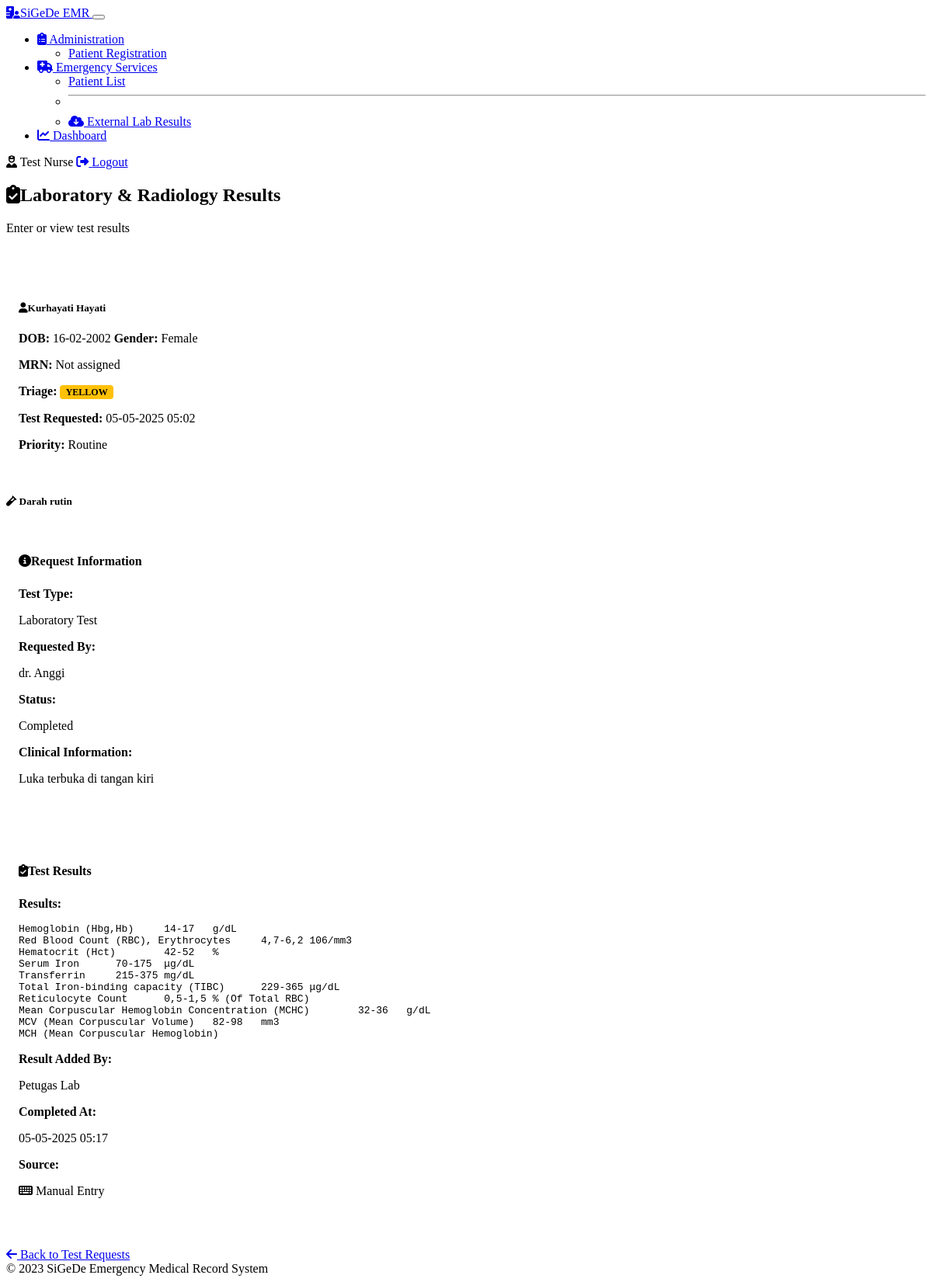
Screenshot of /emergency/lab-results/1 (signed in) with the database file from the repository.
### models.py (models this page shows, shortened)
class User(UserMixin, db.Model):
    id = db.Column(db.Integer, primary_key=True)
    username = db.Column(db.String(64), unique=True, nullable=False)
    email = db.Column(db.String(120), unique=True, nullable=False)
    password_hash = db.Column(db.String(256), nullable=False)
    full_name = db.Column(db.String(100), nullable=False)
    role = db.Column(db.String(20), default='nurse')
    created_at = db.Column(db.DateTime, default=datetime.utcnow)

class Patient(db.Model):
    id = db.Column(db.Integer, primary_key=True)
    medical_record_number = db.Column(db.String(20), unique=True, nullable=True)
    first_name = db.Column(db.String(50), nullable=False)
    last_name = db.Column(db.String(50), nullable=False)
    date_of_birth = db.Column(db.Date, nullable=False)
    gender = db.Column(db.String(10), nullable=False)
    address = db.Column(db.String(200), nullable=True)
    phone_number = db.Column(db.String(20), nullable=True)
    arrival_mode = db.Column(db.String(20), nullable=False)  # 'ambulance' or 'walk-in'
    referral_source = db.Column(db.String(100), nullable=True)  # For ambulance arrivals
    insurance_type = db.Column(db.String(50), nullable=True)
    insurance_number = db.Column(db.String(50), nullable=True)
    emergency_contact_name = db.Column(db.String(100), nullable=True)
    emergency_contact_phone = db.Column(db.String(20), nullable=True)
    created_at = db.Column(db.DateTime, default=datetime.utcnow)
    triage = db.relationship('Triage', backref='patient', uselist=False)
    nurse_assessments = db.relationship('NurseAssessment', backref='patient')
    doctor_examinations = db.relationship('DoctorExamination', backref='patient')
    lab_requests = db.relationship('LabRequest', backref='patient')
    prescriptions = db.relationship('Prescription', backref='patient')
    disposition = db.relationship('Disposition', backref='patient', uselist=False)

class Triage(db.Model):
    id = db.Column(db.Integer, primary_key=True)
    patient_id = db.Column(db.Integer, db.ForeignKey('patient.id'), nullable=False)
    category = db.Column(db.String(10), nullable=False)  # 'red', 'yellow', 'green', 'black'
    reason = db.Column(db.String(200), nullable=False)
    vital_signs = db.Column(db.JSON, nullable=True)
    triaged_by = db.Column(db.Integer, db.ForeignKey('user.id'), nullable=False)
    triaged_at = db.Column(db.DateTime, default=datetime.utcnow)
    nurse = db.relationship('User', backref='triages')

class LabRequest(db.Model):
    id = db.Column(db.Integer, primary_key=True)
    patient_id = db.Column(db.Integer, db.ForeignKey('patient.id'), nullable=False)
    test_type = db.Column(db.String(50), nullable=False)  # 'laboratory' or 'radiology'
    test_name = db.Column(db.String(100), nullable=False)
    priority = db.Column(db.String(20), nullable=False, default='routine')  # 'stat', 'urgent', 'routine'
    clinical_info = db.Column(db.Text, nullable=True)
    requested_by = db.Column(db.String(100), nullable=False)
    requested_at = db.Column(db.DateTime, default=datetime.utcnow)
    is_completed = db.Column(db.Boolean, default=False)
    result = db.Column(db.Text, nullable=True)
    result_added_by = db.Column(db.String(100), nullable=True)
    completed_at = db.Column(db.DateTime, nullable=True)
    external_system_id = db.Column(db.String(100), nullable=True)
    is_auto_imported = db.Column(db.Boolean, default=False)

### routes/emergency.py (the view, shortened to what this page needs)
@emergency_bp.route('/lab-results/<int:request_id>', methods=['GET', 'POST'])
@login_required
def lab_results(request_id):
    lab_request = LabRequest.query.get_or_404(request_id)
    patient = Patient.query.get_or_404(lab_request.patient_id)
    return render_template('emergency/lab_results.html', lab_request=lab_request, patient=patient)

### app.py (called while the page is built)
@login_manager.user_loader
def load_user(user_id):
    from models import User
    return User.query.get(int(user_id))

### templates/emergency/lab_results.html (shortened to what this page needs)
{% extends "base.html" %}
{% block content %}
<div class="row">
    <div class="col-12">
        <div class="medical-header">
            <h2><i class="fas fa-clipboard-check me-2"></i>Laboratory & Radiology Results</h2>
            <p class="text-muted">Enter or view test results</p>
        </div>
        <div class="patient-info-box mb-4">
            <div class="row">
                <div class="col-md-6">
                    <h5><i class="fas fa-user me-2"></i>{{ patient.first_name }} {{ patient.last_name }}</h5>
                    <p class="mb-1">
                        <strong>DOB:</strong> {{ patient.date_of_birth.strftime('%d-%m-%Y') }}
                        <strong>Gender:</strong> {{ patient.gender }}
                    </p>
                    <p class="mb-1">
                        <strong>MRN:</strong> {{ patient.medical_record_number or 'Not assigned' }}
                    </p>
                </div>
                <div class="col-md-6">
                    <p class="mb-1"><strong>Triage:</strong> <span class="triage-badge triage-{{ patient.triage.category }}">{{ patient.triage.category|upper }}</span></p>
                    <p class="mb-1">
                        <strong>Test Requested:</strong> {{ lab_request.requested_at.strftime('%d-%m-%Y %H:%M') }}
                    </p>
                    <p class="mb-1">
                        <strong>Priority:</strong>
                        {% if lab_request.priority == 'stat' %}
                            <span class="badge bg-danger">STAT</span>
                        {% elif lab_request.priority == 'urgent' %}
                            <span class="badge bg-warning text-dark">Urgent</span>
                        {% else %}
                            <span class="badge bg-secondary">Routine</span>
                        {% endif %}
                    </p>
                </div>
            </div>
        </div>
        <div class="card">
            <div class="card-body">
                <h5 class="card-title mb-3">
                    {% if lab_request.test_type == 'laboratory' %}
                        <i class="fas fa-vial me-2"></i>
                    {% else %}
                        <i class="fas fa-x-ray me-2"></i>
                    {% endif %}
                    {{ lab_request.test_name }}
                </h5>
                <div class="form-section mb-4">
                    <h4 class="section-title"><i class="fas fa-info-circle me-2"></i>Request Information</h4>
                    <div class="row mb-3">
                        <div class="col-md-4">
                            <p class="mb-1"><strong>Test Type:</strong></p>
                            <p>
                                {% if lab_request.test_type == 'laboratory' %}
                                    <span class="badge bg-info">Laboratory Test</span>
                                {% else %}
                                    <span class="badge bg-warning text-dark">Radiology Examination</span>
                                {% endif %}
                            </p>
                        </div>
                        <div class="col-md-4">
                            <p class="mb-1"><strong>Requested By:</strong></p>
                            <p>{{ lab_request.requested_by }}</p>
                        </div>
                        <div class="col-md-4">
                            <p class="mb-1"><strong>Status:</strong></p>
                            <p>
                                {% if lab_request.is_completed %}
                                    <span class="badge bg-success">Completed</span>
                                {% else %}
                                    <span class="badge bg-secondary">Pending</span>
                                {% endif %}
                            </p>
                        </div>
                    </div>
                    {% if lab_request.clinical_info %}
                        <div class="mb-3">
                            <p class="mb-1"><strong>Clinical Information:</strong></p>
                            <p>{{ lab_request.clinical_info }}</p>
                        </div>
                    {% endif %}
                </div>
                {% if lab_request.is_completed %}
                    <div class="form-section">
                        <h4 class="section-title"><i class="fas fa-clipboard-check me-2"></i>Test Results</h4>
                        <div class="mb-3">
                            <p class="mb-1"><strong>Results:</strong></p>
                            <div class="card bg-dark">
                                <div class="card-body">
                                    <pre class="mb-0">{{ lab_request.result }}</pre>
                                </div>
                            </div>
                        </div>
                        <div class="row mb-3">
                            <div class="col-md-4">
                                <p class="mb-1"><strong>Result Added By:</strong></p>
                                <p>{{ lab_request.result_added_by }}</p>
                            </div>
                            <div class="col-md-4">
                                <p class="mb-1"><strong>Completed At:</strong></p>
                                <p>{{ lab_request.completed_at.strftime('%d-%m-%Y %H:%M') }}</p>
                            </div>
                            <div class="col-md-4">
                                <p class="mb-1"><strong>Source:</strong></p>
                                <p>
                                    {% if lab_request.is_auto_imported %}
                                        <span class="badge bg-info">
                                            <i class="fas fa-cloud-download-alt me-1"></i> Auto-imported
                                        </span>
                                    {% else %}
                                        <span class="badge bg-secondary">
                                            <i class="fas fa-keyboard me-1"></i> Manual Entry
                                        </span>
                                    {% endif %}
                                </p>
                            </div>
                        </div>
                    </div>
                {% endif %}
                {% if lab_request.is_completed %}
                    <div class="d-grid gap-2 d-md-flex justify-content-md-end mt-4">
                        <a href="{{ url_for('emergency.lab_request', patient_id=patient.id) }}" class="btn btn-outline-secondary">
                            <i class="fas fa-arrow-left me-1"></i> Back to Test Requests
                        </a>
                    </div>
                {% endif %}
            </div>
        </div>
    </div>
</div>
{% endblock %}

### templates/base.html (shortened to what this page needs)
<!DOCTYPE html>
<html lang="en" data-bs-theme="dark">
<head>
    <link href="https://cdn.replit.com/agent/bootstrap-agent-dark-theme.min.css" rel="stylesheet">
    <link rel="stylesheet" href="https://cdnjs.cloudflare.com/ajax/libs/font-awesome/6.4.0/css/all.min.css">
    <link rel="stylesheet" href="{{ url_for('static', filename='css/custom.css') }}">
</head>
<body>
    {% if current_user.is_authenticated %}
    <nav class="navbar navbar-expand-lg navbar-dark bg-dark mb-4">
        <div class="container-fluid">
            <a class="navbar-brand" href="{{ url_for('admin.patient_registration') }}">
                <i class="fas fa-hospital-user me-2"></i>SiGeDe EMR
            </a>
            <button class="navbar-toggler" type="button" data-bs-toggle="collapse" data-bs-target="#navbarSupportedContent">
            </button>
            <div class="collapse navbar-collapse" id="navbarSupportedContent">
                <ul class="navbar-nav me-auto mb-2 mb-lg-0">
                    <li class="nav-item dropdown">
                        <a class="nav-link dropdown-toggle" href="#" id="adminDropdown" role="button" data-bs-toggle="dropdown">
                            <i class="fas fa-clipboard-list me-1"></i> Administration
                        </a>
                        <ul class="dropdown-menu">
                            <li><a class="dropdown-item" href="{{ url_for('admin.patient_registration') }}">Patient Registration</a></li>
                        </ul>
                    </li>
                    <li class="nav-item dropdown">
                        <a class="nav-link dropdown-toggle" href="#" id="emergencyDropdown" role="button" data-bs-toggle="dropdown">
                            <i class="fas fa-ambulance me-1"></i> Emergency Services
                        </a>
                        <ul class="dropdown-menu">
                            <li><a class="dropdown-item" href="{{ url_for('emergency.patient_list') }}">Patient List</a></li>
                            <li><hr class="dropdown-divider"></li>
                            <li><a class="dropdown-item" href="{{ url_for('laboratory.pending_results') }}">
                                <i class="fas fa-cloud-download-alt me-1"></i> External Lab Results
                            </a></li>
                        </ul>
                    </li>
                    <li class="nav-item">
                        <a class="nav-link" href="{{ url_for('dashboard.dashboard') }}">
                            <i class="fas fa-chart-line me-1"></i> Dashboard
                        </a>
                    </li>
                </ul>
                <div class="d-flex">
                    <span class="navbar-text me-3">
                        <i class="fas fa-user-nurse me-1"></i> {{ current_user.full_name or current_user.username }}
                    </span>
                    <a href="{{ url_for('auth.logout') }}" class="btn btn-outline-light btn-sm">
                        <i class="fas fa-sign-out-alt me-1"></i> Logout
                    </a>
                </div>
            </div>
        </div>
    </nav>
    {% endif %}
    <div class="container">
        {% block content %}{% endblock %}
    </div>
    <footer class="footer mt-5 py-3 bg-dark">
        <div class="container text-center">
            <span class="text-muted">
                &copy; 2023 SiGeDe Emergency Medical Record System
            </span>
        </div>
    </footer>
</body>
</html>

### static/css/custom.css (style rules this page uses)
.triage-yellow { background-color: #ffc107; color: black; }
.triage-badge { display: inline-block; padding: 0.25em 0.6em; font-size: 0.75em; font-weight: 700; line-height: 1; text-align: center; white-space: nowrap; vertical-align: baseline; border-radius: 0.25rem; margin-right: 0.5rem; }
.medical-header { border-bottom: 2px solid var(--bs-primary); margin-bottom: 1.5rem; padding-bottom: 0.5rem; }
.form-section { margin-bottom: 2rem; padding: 1rem; border-radius: 0.375rem; background-color: var(--bs-dark); border: 1px solid var(--bs-gray-800); }
.section-title { border-bottom: 1px solid var(--bs-gray-700); padding-bottom: 0.5rem; margin-bottom: 1rem; }
.patient-info-box { background-color: var(--bs-dark); border-left: 4px solid var(--bs-primary); padding: 1rem; margin-bottom: 1.5rem; border-radius: 0 0.375rem 0.375rem 0; }

### rows the page displays
User: full_name "Test Nurse"
Patient: first_name "Kurhayati", last_name "Hayati", date_of_birth "16-02-2002", gender "Female", medical_record_number "Not assigned"
Triage: triage.category "YELLOW"
LabRequest: requested_at "05-05-2025 05:02", test_name "Darah rutin", requested_by "dr. Anggi", clinical_info "Luka terbuka di tangan kiri", result "Hemoglobin (Hbg,Hb) 14-17 g/dL Red Blood Count (RBC), Erythrocytes 4,7-6,2 106/mm3 Hematocrit (Hct) 42-52 % Serum Iron 70-175 μg/dL Transferrin 215-375 mg/dL Total Iron-binding capacity (TIBC) 229-365 μg/dL Reticulocyte Count 0,5-1,5 % (Of Total RBC) Mean Corpuscular Hemoglobin Concentration (MCHC) 32-36 g/dL MCV (Mean Corpuscular Volume) 82-98 mm3 MCH (Mean Corpuscular Hemoglobin)", result_added_by "Petugas Lab", completed_at "05-05-2025 05:17"
